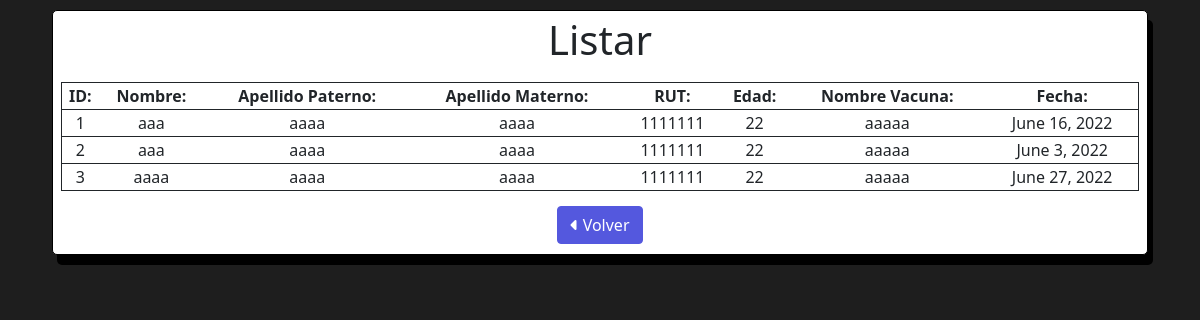
The app's page /listar/ with its own data.
### vacuna_maule/models.py (models this page shows)
class Vacuna(models.Model):
    nombre = models.CharField(max_length=40)
    appaterno = models.CharField(max_length=40)
    apmaterno = models.CharField(max_length=40)
    rut = models.CharField(max_length=10)
    edad = models.CharField(max_length=3)
    nombrevacuna = models.CharField(max_length=40)
    fecha = models.DateField()

### vacuna_maule/views.py (the view)
# urls.py: path('listar/', views.listar),
def listar(request):
    vacunas = Vacuna.objects.all()
    return render(request, "listar.html", {'vacunas': vacunas})

### vacuna_maule/templates/listar.html (shortened to what this page needs)
{% load static %}
<!DOCTYPE html>
<html lang="en">
<head>
    <link rel="stylesheet" href="{% static 'css/styles.css' %}">
    <link href="https://cdn.jsdelivr.net/npm/bootstrap@5.1.3/dist/css/bootstrap.min.css" rel="stylesheet">
</head>
<body style="background-color: rgb(30, 30, 30);">
<div class="container">
        <div class="box" style="box-shadow: 5px 10px black;">
    <form action="/listar/" method="get" name="formulario" >
        <h1 class="display-6">Listar</h1>
        <div class="container-flex" style="margin: 5px; padding: 10px;">
        <div class="row">
        <table>
            <thead style="border: 1px solid;">
                <th>ID: </th>
                <th>Nombre: </th>
                <th>Apellido Paterno: </th>
                <th>Apellido Materno: </th>
                <th>RUT: </th>
                <th>Edad: </th>
                <th>Nombre Vacuna: </th>
                <th>Fecha: </th>
            </thead>
            {% if vacunas %}
            {% for vacuna in vacunas %}
            <tbody style="border: 1px solid;">
                <td>{{ vacuna.id }}</td>
                <td>{{ vacuna.nombre }}</td>
                <td>{{ vacuna.appaterno }}</td>
                <td>{{ vacuna.apmaterno }}</td>
                <td>{{ vacuna.rut }}</td>
                <td>{{ vacuna.edad }}</td>
                <td>{{ vacuna.nombrevacuna }}</td>
                <td>{{ vacuna.fecha }}</td>
            </tbody>
            {% endfor %}
            {% endif %}
        </table>
        </div>
    </div>
    </form>
    <div class="col">
        <a class="btn btn-primary" href="/index/" style="background-color: rgb(84, 88, 222); border-color: rgb(84, 88, 222);">
            <i class="fa-solid fa-caret-left"></i> Volver</a>
    </div>
        </div>
    </div>
</body>
</html>

### vacuna_maule/static/css/styles.css (style rules this page uses)
h1 { text-align: center; }
.box { background-color: rgb(255, 255, 255); text-align: center; margin: 10px; padding: 5px; border: 1px solid black; border-radius: 5px; }
.col { margin: 5px; }
td { border: 1px solid; }

### records on screen
Vacuna: id "1", nombre "aaa", appaterno "aaaa", apmaterno "aaaa", rut "1111111", edad "22", nombrevacuna "aaaaa", fecha "June 16, 2022"
Vacuna: id "2", nombre "aaa", appaterno "aaaa", apmaterno "aaaa", rut "1111111", edad "22", nombrevacuna "aaaaa", fecha "June 3, 2022"
Vacuna: id "3", nombre "aaaa", appaterno "aaaa", apmaterno "aaaa", rut "1111111", edad "22", nombrevacuna "aaaaa", fecha "June 27, 2022"
